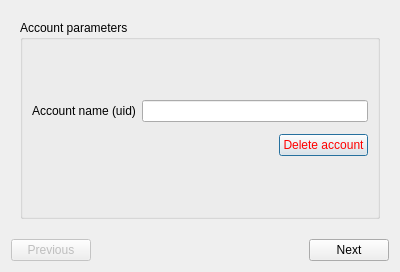
<?xml version="1.0" encoding="UTF-8"?>
<ui version="4.0">
 <class>AccountConfigurationDialog</class>
 <widget class="QDialog" name="AccountConfigurationDialog">
  <property name="geometry">
   <rect>
    <x>0</x>
    <y>0</y>
    <width>400</width>
    <height>272</height>
   </rect>
  </property>
  <property name="windowTitle">
   <string>Add an account</string>
  </property>
  <property name="modal">
   <bool>true</bool>
  </property>
  <layout class="QVBoxLayout" name="verticalLayout">
   <item>
    <widget class="QStackedWidget" name="stacked_pages">
     <property name="currentIndex">
      <number>0</number>
     </property>
     <widget class="QWidget" name="page_init">
      <layout class="QVBoxLayout" name="verticalLayout_4">
       <item>
        <widget class="QGroupBox" name="groupBox">
         <property name="title">
          <string>Account parameters</string>
         </property>
         <layout class="QVBoxLayout" name="verticalLayout_2">
          <item>
           <spacer name="verticalSpacer_3">
            <property name="orientation">
             <enum>Qt::Vertical</enum>
            </property>
            <property name="sizeHint" stdset="0">
             <size>
              <width>20</width>
              <height>40</height>
             </size>
            </property>
           </spacer>
          </item>
          <item>
           <layout class="QHBoxLayout" name="horizontalLayout">
            <item>
             <widget class="QLabel" name="label">
              <property name="text">
               <string>Account name (uid)</string>
              </property>
             </widget>
            </item>
            <item>
             <widget class="QLineEdit" name="edit_account_name"/>
            </item>
           </layout>
          </item>
          <item>
           <layout class="QHBoxLayout" name="horizontalLayout_8">
            <property name="topMargin">
             <number>6</number>
            </property>
            <item>
             <spacer name="horizontalSpacer_2">
              <property name="orientation">
               <enum>Qt::Horizontal</enum>
              </property>
              <property name="sizeHint" stdset="0">
               <size>
                <width>40</width>
                <height>20</height>
               </size>
              </property>
             </spacer>
            </item>
            <item>
             <widget class="QPushButton" name="button_delete">
              <property name="styleSheet">
               <string notr="true">color: rgb(255, 0, 0);</string>
              </property>
              <property name="text">
               <string>Delete account</string>
              </property>
             </widget>
            </item>
           </layout>
          </item>
          <item>
           <spacer name="verticalSpacer_4">
            <property name="orientation">
             <enum>Qt::Vertical</enum>
            </property>
            <property name="sizeHint" stdset="0">
             <size>
              <width>20</width>
              <height>40</height>
             </size>
            </property>
           </spacer>
          </item>
         </layout>
        </widget>
       </item>
      </layout>
     </widget>
     <widget class="QWidget" name="page_gpg">
      <layout class="QVBoxLayout" name="verticalLayout_7">
       <item>
        <widget class="QLabel" name="label_3">
         <property name="text">
          <string>Key parameters</string>
         </property>
        </widget>
       </item>
       <item>
        <spacer name="verticalSpacer_2">
         <property name="orientation">
          <enum>Qt::Vertical</enum>
         </property>
         <property name="sizeHint" stdset="0">
          <size>
           <width>20</width>
           <height>40</height>
          </size>
         </property>
        </spacer>
       </item>
       <item>
        <layout class="QHBoxLayout" name="horizontalLayout_2">
         <item>
          <layout class="QVBoxLayout" name="verticalLayout_6">
           <item>
            <layout class="QHBoxLayout" name="horizontalLayout_5"/>
           </item>
           <item>
            <widget class="QLineEdit" name="edit_salt">
             <property name="text">
              <string/>
             </property>
             <property name="placeholderText">
              <string>Entropy</string>
             </property>
            </widget>
           </item>
           <item>
            <widget class="QLineEdit" name="edit_password">
             <property name="echoMode">
              <enum>QLineEdit::Password</enum>
             </property>
             <property name="placeholderText">
              <string>Your password</string>
             </property>
            </widget>
           </item>
           <item>
            <widget class="QLineEdit" name="edit_password_repeat">
             <property name="text">
              <string/>
             </property>
             <property name="echoMode">
              <enum>QLineEdit::Password</enum>
             </property>
             <property name="placeholderText">
              <string>Please repeat your password</string>
             </property>
            </widget>
           </item>
           <item>
            <layout class="QHBoxLayout" name="horizontalLayout_6">
             <property name="topMargin">
              <number>5</number>
             </property>
             <item>
              <widget class="QLabel" name="label_info">
               <property name="text">
                <string/>
               </property>
              </widget>
             </item>
             <item>
              <widget class="QPushButton" name="button_generate">
               <property name="text">
                <string>Show public key</string>
               </property>
              </widget>
             </item>
            </layout>
           </item>
          </layout>
         </item>
        </layout>
       </item>
       <item>
        <spacer name="verticalSpacer">
         <property name="orientation">
          <enum>Qt::Vertical</enum>
         </property>
         <property name="sizeHint" stdset="0">
          <size>
           <width>20</width>
           <height>40</height>
          </size>
         </property>
        </spacer>
       </item>
      </layout>
     </widget>
     <widget class="QWidget" name="page__communities">
      <layout class="QVBoxLayout" name="verticalLayout_5">
       <item>
        <widget class="QGroupBox" name="groupBox_2">
         <property name="title">
          <string>Communities</string>
         </property>
         <layout class="QVBoxLayout" name="verticalLayout_3">
          <item>
           <widget class="QListView" name="list_communities">
            <property name="contextMenuPolicy">
             <enum>Qt::DefaultContextMenu</enum>
            </property>
           </widget>
          </item>
          <item>
           <layout class="QHBoxLayout" name="horizontalLayout_3">
            <item>
             <widget class="QPushButton" name="button_add_community">
              <property name="text">
               <string>Add a community</string>
              </property>
             </widget>
            </item>
            <item>
             <widget class="QPushButton" name="button_remove_community">
              <property name="text">
               <string>Remove selected community</string>
              </property>
             </widget>
            </item>
           </layout>
          </item>
         </layout>
        </widget>
       </item>
      </layout>
     </widget>
    </widget>
   </item>
   <item>
    <layout class="QHBoxLayout" name="horizontalLayout_4">
     <property name="topMargin">
      <number>5</number>
     </property>
     <item>
      <widget class="QPushButton" name="button_previous">
       <property name="enabled">
        <bool>false</bool>
       </property>
       <property name="text">
        <string>Previous</string>
       </property>
      </widget>
     </item>
     <item>
      <spacer name="horizontalSpacer">
       <property name="orientation">
        <enum>Qt::Horizontal</enum>
       </property>
       <property name="sizeHint" stdset="0">
        <size>
         <width>40</width>
         <height>20</height>
        </size>
       </property>
      </spacer>
     </item>
     <item>
      <widget class="QPushButton" name="button_next">
       <property name="text">
        <string>Next</string>
       </property>
      </widget>
     </item>
    </layout>
   </item>
  </layout>
 </widget>
 <resources/>
 <connections>
  <connection>
   <sender>button_add_community</sender>
   <signal>clicked()</signal>
   <receiver>AccountConfigurationDialog</receiver>
   <slot>open_process_add_community()</slot>
   <hints>
    <hint type="sourcelabel">
     <x>109</x>
     <y>237</y>
    </hint>
    <hint type="destinationlabel">
     <x>199</x>
     <y>149</y>
    </hint>
   </hints>
  </connection>
  <connection>
   <sender>button_remove_community</sender>
   <signal>clicked()</signal>
   <receiver>AccountConfigurationDialog</receiver>
   <slot>action_remove_community()</slot>
   <hints>
    <hint type="sourcelabel">
     <x>290</x>
     <y>237</y>
    </hint>
    <hint type="destinationlabel">
     <x>199</x>
     <y>149</y>
    </hint>
   </hints>
  </connection>
  <connection>
   <sender>list_communities</sender>
   <signal>doubleClicked(QModelIndex)</signal>
   <receiver>AccountConfigurationDialog</receiver>
   <slot>open_process_edit_community(QModelIndex)</slot>
   <hints>
    <hint type="sourcelabel">
     <x>199</x>
     <y>180</y>
    </hint>
    <hint type="destinationlabel">
     <x>199</x>
     <y>149</y>
    </hint>
   </hints>
  </connection>
  <connection>
   <sender>button_next</sender>
   <signal>clicked()</signal>
   <receiver>AccountConfigurationDialog</receiver>
   <slot>next()</slot>
   <hints>
    <hint type="sourcelabel">
     <x>349</x>
     <y>278</y>
    </hint>
    <hint type="destinationlabel">
     <x>199</x>
     <y>149</y>
    </hint>
   </hints>
  </connection>
  <connection>
   <sender>button_previous</sender>
   <signal>clicked()</signal>
   <receiver>AccountConfigurationDialog</receiver>
   <slot>previous()</slot>
   <hints>
    <hint type="sourcelabel">
     <x>49</x>
     <y>278</y>
    </hint>
    <hint type="destinationlabel">
     <x>199</x>
     <y>149</y>
    </hint>
   </hints>
  </connection>
  <connection>
   <sender>edit_salt</sender>
   <signal>textChanged(QString)</signal>
   <receiver>AccountConfigurationDialog</receiver>
   <slot>action_edit_account_key()</slot>
   <hints>
    <hint type="sourcelabel">
     <x>199</x>
     <y>69</y>
    </hint>
    <hint type="destinationlabel">
     <x>199</x>
     <y>118</y>
    </hint>
   </hints>
  </connection>
  <connection>
   <sender>edit_password</sender>
   <signal>textChanged(QString)</signal>
   <receiver>AccountConfigurationDialog</receiver>
   <slot>action_edit_account_key()</slot>
   <hints>
    <hint type="sourcelabel">
     <x>199</x>
     <y>98</y>
    </hint>
    <hint type="destinationlabel">
     <x>199</x>
     <y>118</y>
    </hint>
   </hints>
  </connection>
  <connection>
   <sender>edit_password_repeat</sender>
   <signal>textChanged(QString)</signal>
   <receiver>AccountConfigurationDialog</receiver>
   <slot>action_edit_account_key()</slot>
   <hints>
    <hint type="sourcelabel">
     <x>199</x>
     <y>127</y>
    </hint>
    <hint type="destinationlabel">
     <x>199</x>
     <y>118</y>
    </hint>
   </hints>
  </connection>
  <connection>
   <sender>edit_account_name</sender>
   <signal>textChanged(QString)</signal>
   <receiver>AccountConfigurationDialog</receiver>
   <slot>action_edit_account_parameters()</slot>
   <hints>
    <hint type="sourcelabel">
     <x>240</x>
     <y>110</y>
    </hint>
    <hint type="destinationlabel">
     <x>199</x>
     <y>118</y>
    </hint>
   </hints>
  </connection>
  <connection>
   <sender>button_generate</sender>
   <signal>clicked()</signal>
   <receiver>AccountConfigurationDialog</receiver>
   <slot>action_show_pubkey()</slot>
   <hints>
    <hint type="sourcelabel">
     <x>290</x>
     <y>161</y>
    </hint>
    <hint type="destinationlabel">
     <x>199</x>
     <y>118</y>
    </hint>
   </hints>
  </connection>
  <connection>
   <sender>button_delete</sender>
   <signal>clicked()</signal>
   <receiver>AccountConfigurationDialog</receiver>
   <slot>action_delete_account()</slot>
   <hints>
    <hint type="sourcelabel">
     <x>325</x>
     <y>146</y>
    </hint>
    <hint type="destinationlabel">
     <x>199</x>
     <y>118</y>
    </hint>
   </hints>
  </connection>
 </connections>
 <slots>
  <slot>open_process_add_community()</slot>
  <slot>key_changed(int)</slot>
  <slot>action_remove_community()</slot>
  <slot>open_process_edit_community(QModelIndex)</slot>
  <slot>next()</slot>
  <slot>previous()</slot>
  <slot>open_import_key()</slot>
  <slot>open_generate_account_key()</slot>
  <slot>action_edit_account_key()</slot>
  <slot>action_edit_account_parameters()</slot>
  <slot>action_show_pubkey()</slot>
  <slot>action_delete_account()</slot>
 </slots>
</ui>
